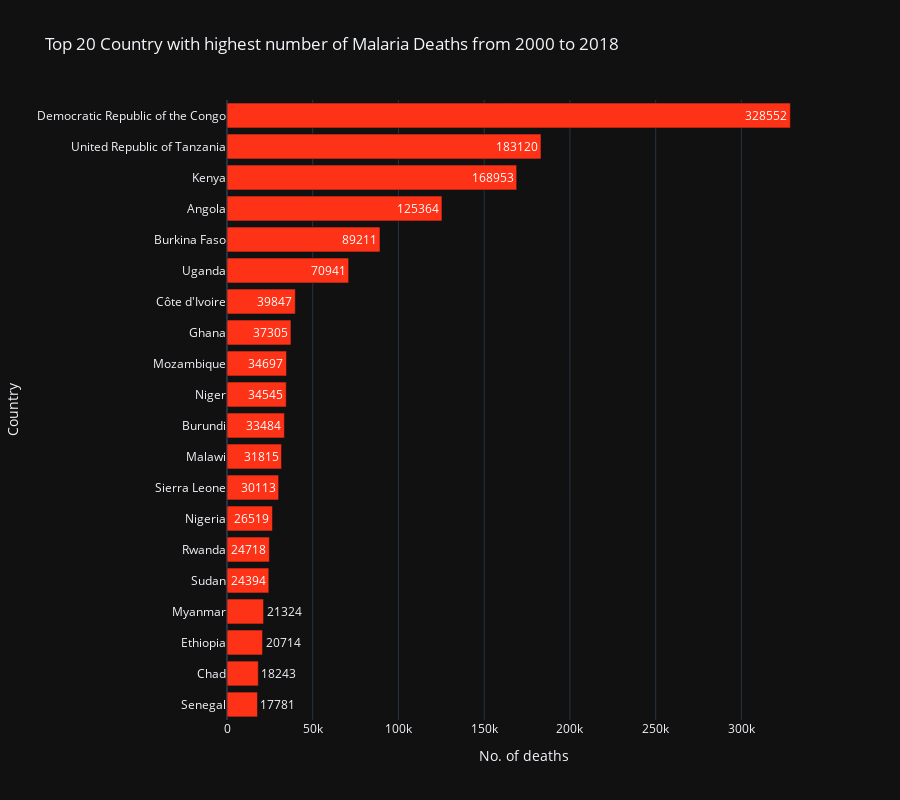

Notebook source saved alongside this figure:
### Markdown cell above
### Top 20 country with highest number of Death Cases

### Code cell
reported_death = reported_group[["Country","No. of deaths"]]
pio.templates.default ='plotly_dark'
fig = px.bar(reported_death.sort_values("No. of deaths",ascending=False)[:20][::-1],x="No. of deaths",y ="Country",text="No. of deaths",
             title="Top 20 Country with highest number of Malaria Deaths from 2000 to 2018",
             color_discrete_sequence= px.colors.qualitative.Light24,height=800,orientation="h")
fig.show()

### Figure 1 — Plotly figure (JSON) as saved in the notebook; plotly's stock layout.template omitted (floating-point values rounded to 4 significant figures)
{"data": [{"alignmentgroup": "True", "hovertemplate": "No. of deaths=%{text}<br>Country=%{y}<extra></extra>", "legendgroup": "", "marker": {"color": "#FD3216"}, "name": "", "offsetgroup": "", "orientation": "h", "showlegend": false, "text": [17781, 18243, 20714, 21324, 24394, 24718, 26519, 30113, 31815, 33484, 34545, 34697, 37305, 39847, 70941, 89211, 125364, 168953, 183120, 328552], "textposition": "auto", "type": "bar", "x": [17781, 18243, 20714, 21324, 24394, 24718, 26519, 30113, 31815, 33484, 34545, 34697, 37305, 39847, 70941, 89211, 125364, 168953, 183120, 328552], "xaxis": "x", "y": ["Senegal", "Chad", "Ethiopia", "Myanmar", "Sudan", "Rwanda", "Nigeria", "Sierra Leone", "Malawi", "Burundi", "Niger", "Mozambique", "Ghana", "Côte d'Ivoire", "Uganda", "Burkina Faso", "Angola", "Kenya", "United Republic of Tanzania", "Democratic Republic of the Congo"], "yaxis": "y"}], "layout": {"barmode": "relative", "height": 800, "legend": {"tracegroupgap": 0}, "title": {"text": "Top 20 Country with highest number of Malaria Deaths from 2000 to 2018"}, "xaxis": {"anchor": "y", "domain": [0, 1], "title": {"text": "No. of deaths"}}, "yaxis": {"anchor": "x", "domain": [0, 1], "title": {"text": "Country"}}}}
